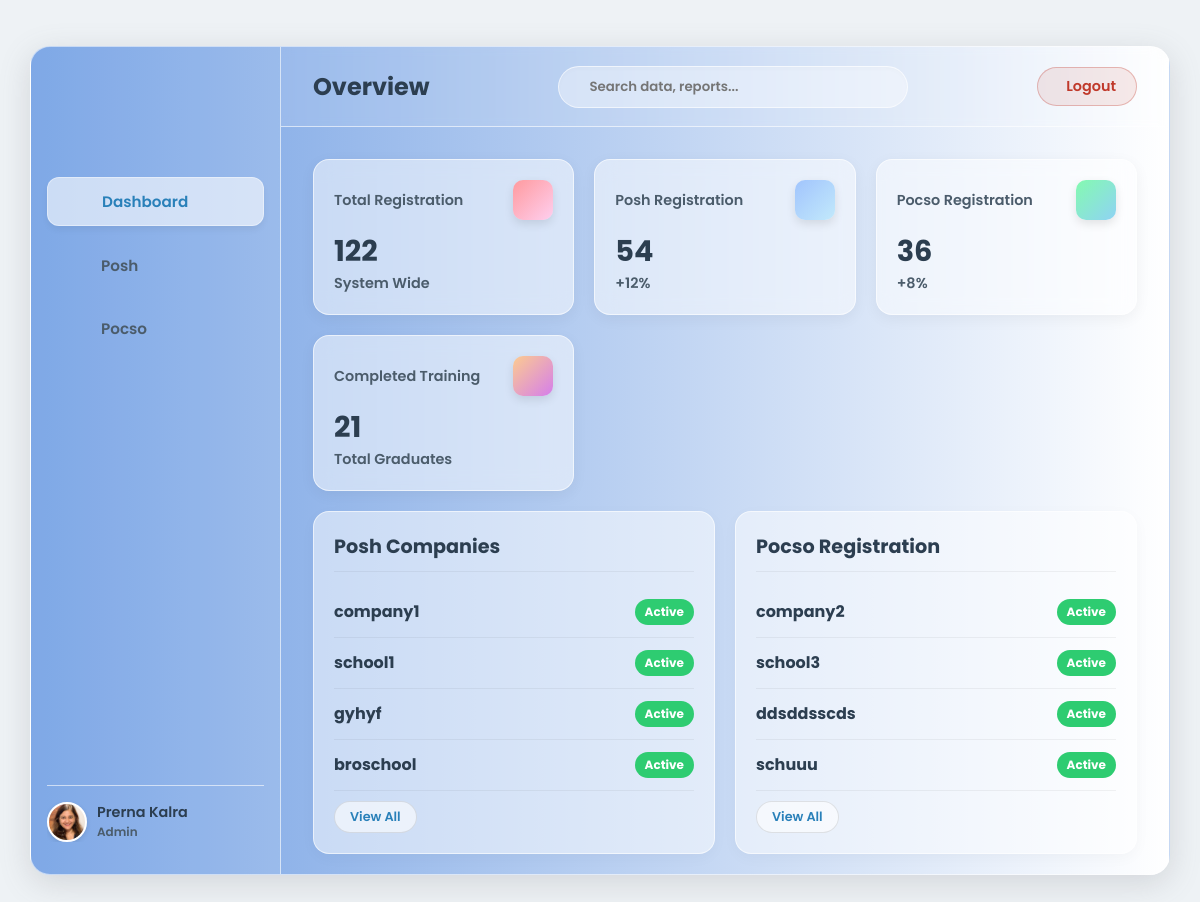
The app's page /superuser/dashboard/ (signed in), older data.
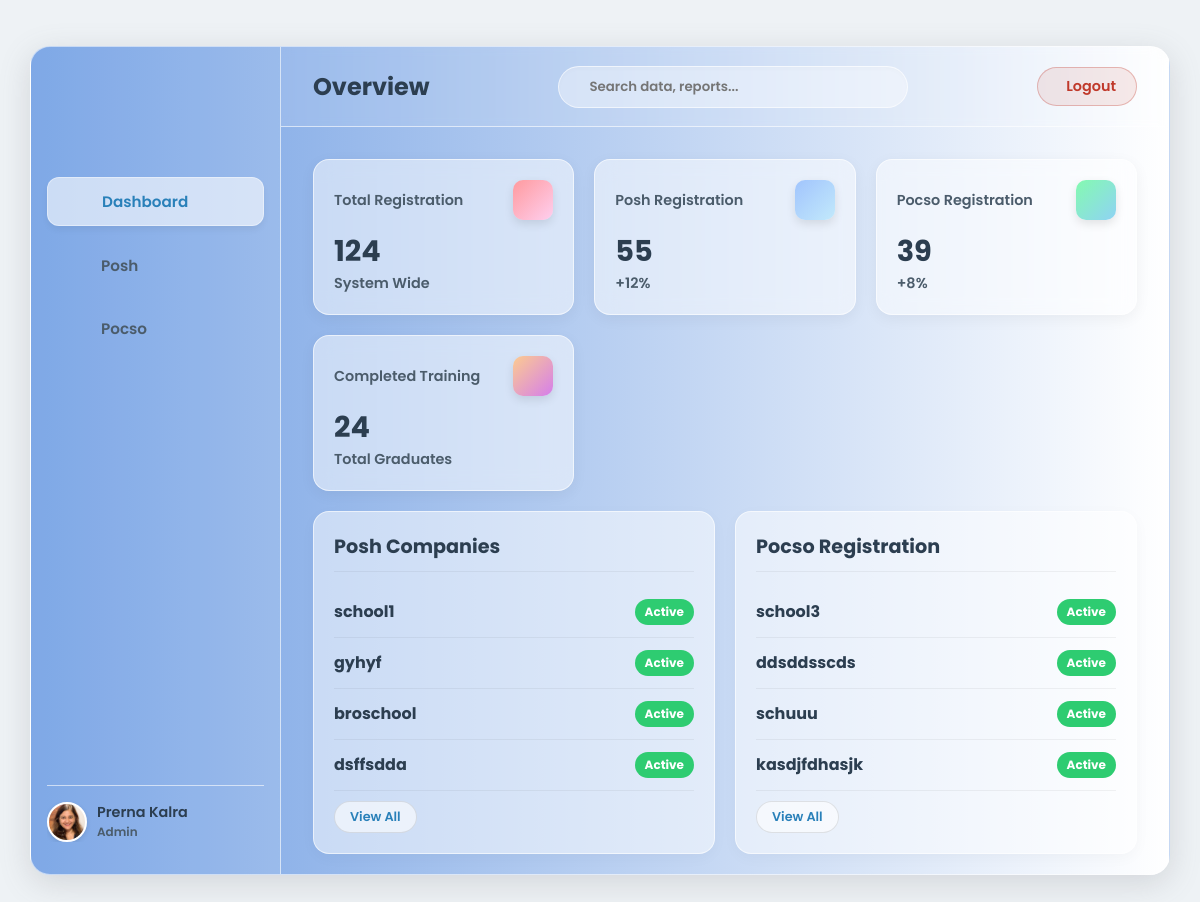
The same page, newer data.
### home/models.py (models this page shows, shortened)
class Organization(models.Model):
    ORG_TYPE_CHOICES = (
        ("CORPORATE", "Corporate"),
        ("SCHOOL", "School"),
    )
    name = models.CharField(max_length=255)
    owner = models.ForeignKey(
        User, on_delete=models.CASCADE, related_name="owned_organizations"
    )
    organization_type = models.CharField(max_length=20, choices=ORG_TYPE_CHOICES, default="CORPORATE")
    max_users = models.IntegerField(default=10)
    created_at = models.DateTimeField(auto_now_add=True)

### home/views.py (the view)
# urls.py: path("superuser/dashboard/", views.superuser_dashboard, name="superuser_dashboard"),
@login_required
@user_passes_test(lambda u: u.is_superuser)
def superuser_dashboard(request):
    from django.db.models import Count, Q, Max
    from django.db.models.functions import TruncMonth
    from django.utils import timezone
    import datetime
    def get_monthly_counts(queryset):
        today = timezone.now().date()
        six_months_ago = today - datetime.timedelta(days=180)
        monthly_data = (
            queryset.filter(created_at__gte=six_months_ago)
            .annotate(month=TruncMonth("created_at"))
            .values("month")
            .annotate(count=Count("id"))
            .order_by("month")
        )
        months_map = {}
        labels = []
        current = six_months_ago.replace(day=1)
        for i in range(6):
            next_month = (current.replace(day=28) + datetime.timedelta(days=4)).replace(
                day=1
            )
            label = current.strftime("%b")
            labels.append(label)
            months_map[current.strftime("%Y-%m")] = 0
            current = next_month
        for entry in monthly_data:
            month_str = entry["month"].strftime("%Y-%m")
            if month_str in months_map:
                months_map[month_str] = entry["count"]
        data_points = list(months_map.values())
        return labels, data_points
    def generate_svg_points(data_points):
        if not data_points:
            return ""
        max_val = max(data_points) if max(data_points) > 0 else 1
        points = []
        step_x = 100 / (len(data_points) - 1) if len(data_points) > 1 else 100
        for i, val in enumerate(data_points):
            x = i * step_x
            y = 50 - ((val / max_val) * 45)
            points.append(f"{x},{y}")
        return " ".join(points)
    all_users_count = User.objects.count()
    all_orgs = Organization.objects.all()
    total_companies = all_orgs.filter(organization_type="CORPORATE").count()
    total_schools = all_orgs.filter(organization_type="SCHOOL").count()
    users_started_training = (
        ModuleProgress.objects.filter(is_completed=True)
        .values("user")
        .distinct()
        .count()
    )
    posh_subs = Subscription.objects.filter(
        plan__type__in=["POSH", "BOTH"], status="ACTIVE"
    )
    posh_individuals = posh_subs.filter(user__isnull=False).count()
    posh_orgs_subs = posh_subs.filter(organization__isnull=False)
    posh_companies = posh_orgs_subs.filter(
        organization__organization_type="CORPORATE"
    ).count()
    posh_schools = posh_orgs_subs.filter(
        organization__organization_type="SCHOOL"
    ).count()
    posh_total = posh_individuals + posh_companies + posh_schools
    pocso_subs = Subscription.objects.filter(
        plan__type__in=["POCSO", "BOTH"], status="ACTIVE"
    )
    pocso_individuals = pocso_subs.filter(user__isnull=False).count()
    pocso_orgs_subs = pocso_subs.filter(organization__isnull=False)
    pocso_companies = pocso_orgs_subs.filter(
        organization__organization_type="CORPORATE"
    ).count()
    pocso_schools = pocso_orgs_subs.filter(
        organization__organization_type="SCHOOL"
    ).count()
    pocso_total = pocso_individuals + pocso_companies + pocso_schools
    recent_posh_orgs = (
        Organization.objects.filter(
            subscriptions__plan__type__in=["POSH", "BOTH"],
            subscriptions__status="ACTIVE",
        )
        .distinct()
        .order_by("-created_at")[:10]
    )
    recent_pocso_orgs = (
        Organization.objects.filter(
            subscriptions__plan__type__in=["POCSO", "BOTH"],
            subscriptions__status="ACTIVE",
        )
        .distinct()
        .order_by("-created_at")[:10]
    )
    posh_growth = 12
    pocso_growth = 8
    total_posh_modules = TrainingModule.objects.filter(module_type="POSH").count()
    total_pocso_modules = TrainingModule.objects.filter(module_type="POCSO").count()
    if total_posh_modules > 0:
        posh_completers = (
            User.objects.annotate(
                completed_count=Count(
                    "module_progress",
                    filter=Q(
                        module_progress__is_completed=True,
                        module_progress__module__module_type="POSH",
                    ),
                ),
                latest_completion=Max(
                    "module_progress__timestamp",
                    filter=Q(
                        module_progress__is_completed=True,
                        module_progress__module__module_type="POSH",
                    ),
                ),
            )
            .filter(completed_count=total_posh_modules)
            .order_by("-latest_completion")[:10]
        )
    else:
        posh_completers = []
    if total_pocso_modules > 0:
        pocso_completers = (
            User.objects.annotate(
                completed_count=Count(
                    "module_progress",
                    filter=Q(
                        module_progress__is_completed=True,
                        module_progress__module__module_type="POCSO",
                    ),
                ),
                latest_completion=Max(
                    "module_progress__timestamp",
                    filter=Q(
                        module_progress__is_completed=True,
                        module_progress__module__module_type="POCSO",
                    ),
                ),
            )
            .filter(completed_count=total_pocso_modules)
            .order_by("-latest_completion")[:10]
        )
    else:
        pocso_completers = []
    posh_orgs_qs = Organization.objects.filter(
        organization_type="CORPORATE",
        subscriptions__plan__type__in=["POSH", "BOTH"],
        subscriptions__status="ACTIVE",
    ).distinct()
    posh_labels, posh_data = get_monthly_counts(posh_orgs_qs)
    posh_svg_points = generate_svg_points(posh_data)
    posh_svg_area = f"0,50 {posh_svg_points} 100,50"
    posh_complete_percent = 75
    if posh_total > 0:
        posh_complete_percent = int(
            (users_started_training / (posh_total if posh_total > 0 else 1)) * 100
        )
        posh_complete_percent = min(posh_complete_percent, 100)
    pocso_orgs_qs = Organization.objects.filter(
        organization_type="SCHOOL",
        subscriptions__plan__type__in=["POCSO", "BOTH"],
        subscriptions__status="ACTIVE",
    ).distinct()
    pocso_labels, pocso_data = get_monthly_counts(pocso_orgs_qs)
    pocso_svg_points = generate_svg_points(pocso_data)
    pocso_svg_area = f"0,50 {pocso_svg_points} 100,50"
    pocso_complete_percent = 60
    if pocso_total > 0:
        pocso_complete_percent = int(
            (users_started_training / (pocso_total if pocso_total > 0 else 1)) * 100
        )
        pocso_complete_percent = min(pocso_complete_percent, 100)
    context = {
        "total_users": all_users_count,
        "total_companies": total_companies,
        "total_schools": total_schools,
        "training_completed_count": users_started_training,
        "posh_counts": {
            "total": posh_total,
            "individuals": posh_individuals,
            "companies": posh_companies,
            "schools": posh_schools,
            "growth": posh_growth,
            "chart_labels": posh_labels,
            "chart_points": posh_svg_points,
            "chart_area": posh_svg_area,
            "complete_percent": posh_complete_percent,
            "pending_percent": 100 - posh_complete_percent,
            "completers": posh_completers,
        },
        "pocso_counts": {
            "total": pocso_total,
            "individuals": pocso_individuals,
            "companies": pocso_companies,
            "schools": pocso_schools,
            "growth": pocso_growth,
            "chart_labels": pocso_labels,
            "chart_points": pocso_svg_points,
            "chart_area": pocso_svg_area,
            "complete_percent": pocso_complete_percent,
            "pending_percent": 100 - pocso_complete_percent,
            "completers": pocso_completers,
        },
        "recent_posh_orgs": recent_posh_orgs,
        "recent_pocso_orgs": recent_pocso_orgs,
    }
    return render(request, "superuser_dashboard.html", context)

### templates/superuser_dashboard.html (shortened to what the changed rows need)
{% load static %}
<!DOCTYPE html>
<html lang="en">
<head>
    <link href="https://cdn.jsdelivr.net/npm/remixicon@3.5.0/fonts/remixicon.css" rel="stylesheet">
</head>
<body>
    <div class="dashboard-container" id="dashboard">
        <main class="main-content">
            <nav class="navbar">
                <div class="navbar-left">
                    <h2 id="page-title" style="color: var(--text-color); font-weight: 700;">Overview</h2>
                </div>
            </nav>
            <div class="content-area">
                <div id="view-dashboard" class="view-section active-view">
                    <section class="stats-grid">
                        <div class="card"><div class="card-top"><p>Total Registration</p><div class="card-icon icon-1"></div></div><h3>{{ total_users }}</h3><p>System Wide</p></div>
                        <div class="card"><div class="card-top"><p>Posh Registration</p><div class="card-icon icon-2"></div></div><h3>{{ posh_counts.total }}</h3><p>+{{ posh_counts.growth }}%</p></div>
                        <div class="card"><div class="card-top"><p>Pocso Registration</p><div class="card-icon icon-3"></div></div><h3>{{ pocso_counts.total }}</h3><p>+{{ pocso_counts.growth }}%</p></div>
                        <div class="card"><div class="card-top"><p>Completed Training</p><div class="card-icon icon-4"></div></div><h3>{{ training_completed_count }}</h3><p>Total Graduates</p></div>
                    </section>
                    <section class="content-grid">
                        <div class="panel">
                            <h2>Posh Companies</h2>
                            <div class="list-container limited">
                                {% for org in recent_posh_orgs %}
                                <div class="list-item">
                                    <span class="company-name-wrap">{{ org.name }}</span>
                                    <span class="status completed">Active</span>
                                </div>
                                {% empty %}<p>No data</p>{% endfor %}
                            </div>
                        </div>
                        <div class="panel">
                            <h2>Pocso Registration</h2>
                            <div class="list-container limited">
                                {% for org in recent_pocso_orgs %}
                                <div class="list-item">
                                    <span class="company-name-wrap">{{ org.name }}</span>
                                    <span class="status completed">Active</span>
                                </div>
                                {% empty %}<p>No data</p>{% endfor %}
                            </div>
                        </div>
                    </section>
                </div>
            </div>
        </main>
    </div>
</body>
</html>

Row changes from the older to the newer data that the page shows:
removed Organization: name "company1", shown under "Posh Companies"
removed Organization: name "company2", shown under "Pocso Registration"
now on this page (row unchanged): Organization: name "dsffsdda", shown under "Posh Companies"
now on this page (row unchanged): Organization: name "kasdjfdhasjk", shown under "Pocso Registration"
Text that changed along with them:
{{ total_users }}: "122" → "124"
{{ posh_counts.total }}: "54" → "55"
{{ pocso_counts.total }}: "36" → "39"
{{ training_completed_count }}: "21" → "24"
